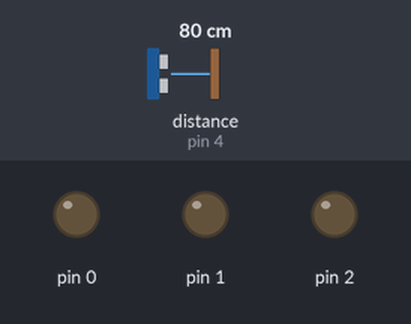
Bench run of a sketch on a simulated Arduino Uno, built with avr-gcc and run on an emulated ATmega328P. Shown: output pins drawn as LEDs (lit = HIGH). The test bench sets the inputs (shaded band); at power-on: distance to the obstacle (sensor on pin 4) 80 cm. The echo pulse lasts 58.3 µs per cm.

Above: at 1.2 s.
1.3 s: distance to the obstacle (sensor on pin 4) set to 16 cm
2.8 s: distance to the obstacle (sensor on pin 4) set to 12 cm
At 3.8 s:
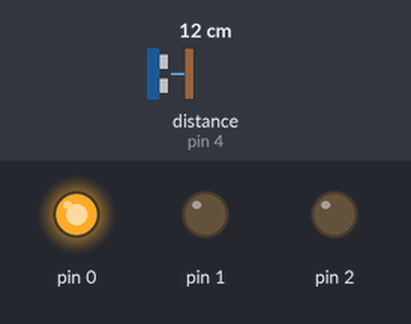
4.3 s: distance to the obstacle (sensor on pin 4) set to 8 cm
At 5.0 s:
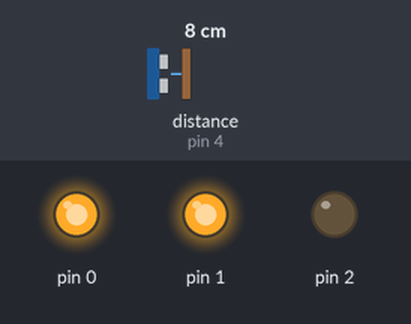
5.8 s: distance to the obstacle (sensor on pin 4) set to 6 cm
7.3 s: distance to the obstacle (sensor on pin 4) set to 3 cm
At 8.4 s:
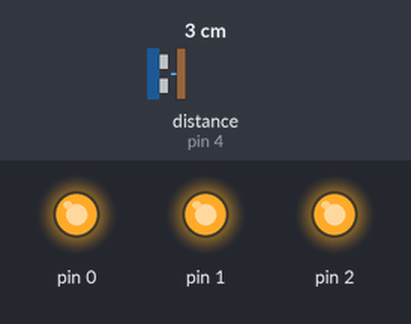
8.8 s: distance to the obstacle (sensor on pin 4) set to 9 cm
At 9.6 s:
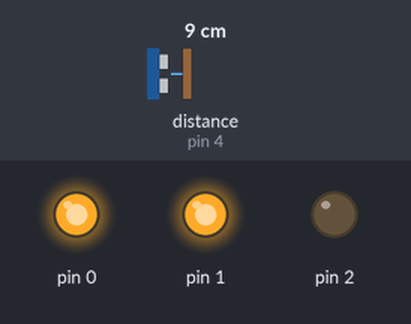
Timing chart, 0 to 11.3 s (numbered marks = the images above; inputs shaded):
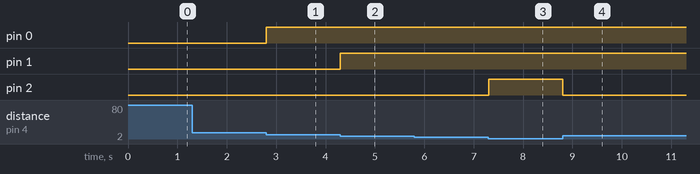

The sketch:

Codigo_HC-SR04.ino
```cpp
#include "Ultrasonic.h"

int trig = 3;
int echo = 4;
int distancia = 0;

Ultrasonic ultrasonic(trig,echo);

void setup() {
  pinMode(2, OUTPUT);
  pinMode(1, OUTPUT);
  pinMode(0, OUTPUT);
}

void loop() {
 distancia = ultrasonic.read();

 if (distancia<5) {
  digitalWrite(2,HIGH);
  digitalWrite(1,HIGH);
  digitalWrite(0,HIGH);
 }
 else if (distancia>=5 && distancia<10){
  digitalWrite(2,LOW);
  digitalWrite(1,HIGH);
  digitalWrite(0,HIGH);
 }
  else if (distancia>=10 && distancia<15){
  digitalWrite(2,LOW);
  digitalWrite(1,LOW);
  digitalWrite(0,HIGH);
 }
  else if (distancia>=15){
  digitalWrite(2,LOW);
  digitalWrite(1,LOW);
  digitalWrite(0,LOW);
 }
}
```

Measured:
- the behaviour switches between 15 and 14 cm on distance to the obstacle (sensor on pin 4) (found by bisection; images 0 and 1)
- the behaviour switches between 10 and 9 cm on distance to the obstacle (sensor on pin 4) (found by bisection; images 1 and 2)
- the behaviour switches between 5 and 4 cm on distance to the obstacle (sensor on pin 4) (found by bisection; images 2 and 3)
- after the input at 1.3 s, every drawn part: stays the same
- after the input at 2.8 s, pin 0: LOW → HIGH at once
- after the input at 4.3 s, pin 1: LOW → HIGH at once
- after the input at 5.8 s, every drawn part: stays the same
- after the input at 7.3 s, pin 2: LOW → HIGH at once
- after the input at 8.8 s, pin 2: HIGH → LOW at once
